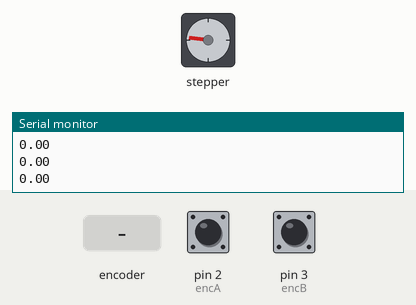
The sketch below on a simulated Arduino Uno, built with avr-gcc and run on an emulated ATmega328P. On the bench: stepper motor, the last lines printed to the serial monitor. The test bench sets the inputs (shaded band); at power-on: pin 2 (encA) HIGH, pin 3 (encB) HIGH. Stepper angles assume 200 steps per turn.

Above: at 1.2 s.
1.3 s: rotary encoder on pin 2 (encA) / pin 3 (encB) turned 1 step (first pin leading)
At 1.65 s:
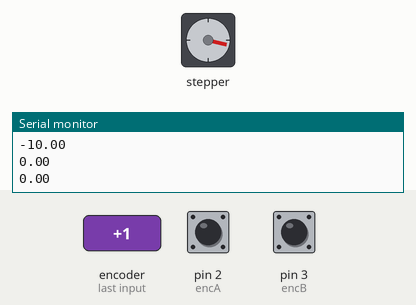
4.3 s: rotary encoder on pin 2 (encA) / pin 3 (encB) turned 1 step (first pin leading)
At 4.65 s:
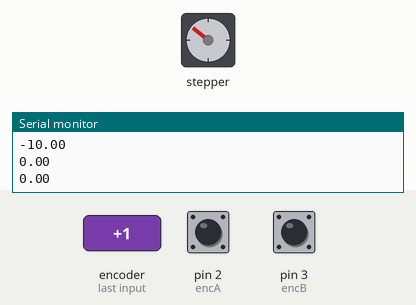
Timing chart, 0 to 16.3 s (numbered marks = the images above; inputs shaded):
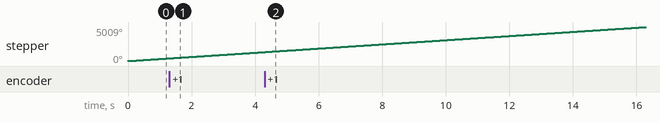

The sketch:

pid_vel_control.ino
```cpp
#include <AccelStepper.h>
#define encA 2
#define encB 3
#define pul 4
#define dir 5
AccelStepper hairRobot(AccelStepper::DRIVER ,pul,dir); // Defaults to AccelStepper::FULL4WIRE (4 pins) on 2, 3, 4, 5
long baudrate = 115200;
void setup() {
  Serial.begin(baudrate);
  // Motor
   hairRobot.setAcceleration(1000);
   hairRobot.setMaxSpeed(10000);
   hairRobot.setSpeed(20000);
   // Encoder
   pinMode(encA, INPUT_PULLUP);
   pinMode(encB, INPUT_PULLUP);
   attachInterrupt(0,checkdirB,RISING); // Whenever a 0->5V change occurs, run checkDirB function
}

volatile signed long p, pp = 0;
volatile float theta, thetap, w, wp, sps, e, esum, ep = 0; // motor angle, velocity, error, and previous
unsigned long newTime;
unsigned long oldTime, dt = 0;
float ppr = 600; // pulse per revolution (encoder)
float spr = 200; // steps per revolution (motor)

void checkdirB() {
  if (digitalRead(encB)==HIGH) {
    p++; // Consider as forward
  }
  else {
    p--;
  }
}
float Kp = 0.182;
float Ki =  0.000000000000029;
//float Ki = 0.00000000000001;
float Kd = 100;
float spsD = 1000; //steps per second
float w_pid = spsD;

void velPID(){
  e = spsD - sps;
  esum += e;
  w_pid = Kp*e + Ki*esum*dt*1000 + Kd*(e-ep)/(dt*1000); //ms to s conversion
  hairRobot.setSpeed(w_pid);
  ep = e;
}

void sensorUpdate() {
  theta = p*360/ppr;        // Get the angle(degrees) from the number of pulses
  w = (theta - thetap)/dt;   // Instant velocity from previous measurement (deg/ms)
  sps = w*ppr/360*1000;           // Steps per second conversion
  //Serial.print(p); Serial.print("  "); Serial.print(theta); Serial.print(" "); Serial.print(thetap);
  //Serial.print(w); Serial.print("  ");
  Serial.println(sps);
  thetap = theta;
}
void loop(){
  velPID();
  hairRobot.runSpeed();
  dt = millis() - oldTime;
  if (millis() - oldTime >= 100) { //Sampling Time - Every 100 ms
    sensorUpdate();
    oldTime = millis();
  }
  //e = wd - wp;
  //esum += e;
  //w_pid = Kp*e + Ki*esum*dt*1000; // + Kd*(e-ep)/(dt*1000); //ms to s conversion
  //Serial.print("e:" + (String)e); Serial.print("pid: " + (String)w_pid);
  //Serial.print("w:" + (String)w); Serial.println("wpid: " + (String)(w_pid));

  //if (pp!=p) {
   // newTime = millis();
   // theta = p*2*PI/ppr;
   // dt = newTime - oldTime;
   // w = (theta-thetap)/dt*360/(2*PI)/1.8;
    //Serial.print("theta:" + (String)theta); Serial.println("wpid: " + (String)(w_pid));
   //pp = p;
   //thetap = theta;
   //oldTime = newTime;
   //wp = w;
   //Serial.print(p," ");
   //Serial.print(dt," ");
   //Serial.println(wp," ");

   //}
}
```
